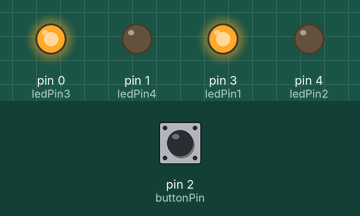
Recording of a sketch running on a simulated Arduino Uno, built with avr-gcc and run on an emulated ATmega328P. Shown: output pins drawn as LEDs (lit = HIGH). The test bench sets the inputs (shaded band); at power-on: pin 2 (buttonPin) LOW.

Above: at 1.2 s.
1.3 s: pin 2 (buttonPin) pulled HIGH for 0.15 s
At 2.2 s:
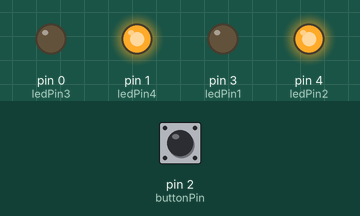
2.9 s: pin 2 (buttonPin) pulled HIGH for 1 s
At 3.4 s:
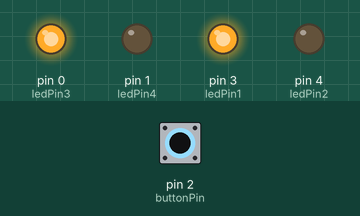
5.4 s: pin 2 (buttonPin) pulled HIGH for 3.2 s
At 6.5 s:
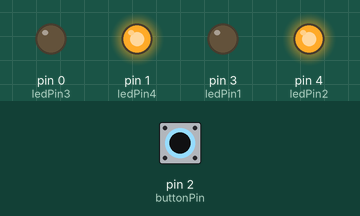
Timing chart, 0 to 8.4 s (numbered marks = the images above; inputs shaded):
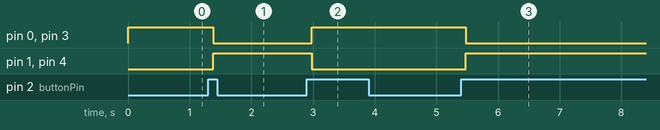

Measured:
- after the input at 1.3 s, pin 0 (ledPin3), pin 3 (ledPin1): HIGH → LOW after 0.08 s; pin 1 (ledPin4), pin 4 (ledPin2): LOW → HIGH after 0.08 s
- after the input at 2.9 s, pin 0 (ledPin3), pin 3 (ledPin1): LOW → HIGH after 0.08 s; pin 1 (ledPin4), pin 4 (ledPin2): HIGH → LOW after 0.08 s
- after the input at 5.4 s, pin 0 (ledPin3), pin 3 (ledPin1): HIGH → LOW after 0.08 s; pin 1 (ledPin4), pin 4 (ledPin2): LOW → HIGH after 0.08 s

The sketch:

switch.ino
```cpp
const int buttonPin = 2;    // the number of the pushbutton pin
const int ledPin1 = 3;      // the number of the LED pin
const int ledPin2 = 4;      // the number of the LED pin
const int ledPin3 = 0;      // the number of the LED pin
const int ledPin4 = 1;      // the number of the LED

// Variables will change:
int ledState1 = HIGH;         // the current state of the output pin
int ledState2 = LOW;
int buttonState;             // the current reading from the input pin
int lastButtonState = LOW;   // the previous reading from the input pin

// the following variables are long's because the time, measured in miliseconds,
// will quickly become a bigger number than can be stored in an int.
long lastDebounceTime = 0;  // the last time the output pin was toggled
long debounceDelay = 80;    // the debounce time; increase if the output flickers

void setup() {
  pinMode(buttonPin, INPUT);
  pinMode(ledPin1, OUTPUT);
  pinMode(ledPin2, OUTPUT);
  pinMode(ledPin3, OUTPUT);
  pinMode(ledPin4, OUTPUT);

  // somthing extra

  // set initial LED state
  digitalWrite(ledPin1, ledState1);
}

void loop() {
  // read the state of the switch into a local variable:
  int reading = digitalRead(buttonPin);

  // check to see if you just pressed the button
  // (i.e. the input went from LOW to HIGH),  and you've waited
  // long enough since the last press to ignore any noise:

  // If the switch changed, due to noise or pressing:
  if (reading != lastButtonState) {
    // reset the debouncing timer
    lastDebounceTime = millis();
  }

  if ((millis() - lastDebounceTime) > debounceDelay) {
    // whatever the reading is at, it's been there for longer
    // than the debounce delay, so take it as the actual current state:

    // if the button state has changed:
    if (reading != buttonState) {
      buttonState = reading;

      // only toggle the LED if the new button state is HIGH
      if (buttonState == HIGH) {
        ledState1 = !ledState1;
        ledState2 = !ledState2;
      }
    }
  }

  // set the LED:
  digitalWrite(ledPin1, ledState1);
  digitalWrite(ledPin2, ledState2);

  digitalWrite(ledPin3, ledState1);
  digitalWrite(ledPin4, ledState2);

  // save the reading.  Next time through the loop,
  // it'll be the lastButtonState:
  lastButtonState = reading;
}
```
